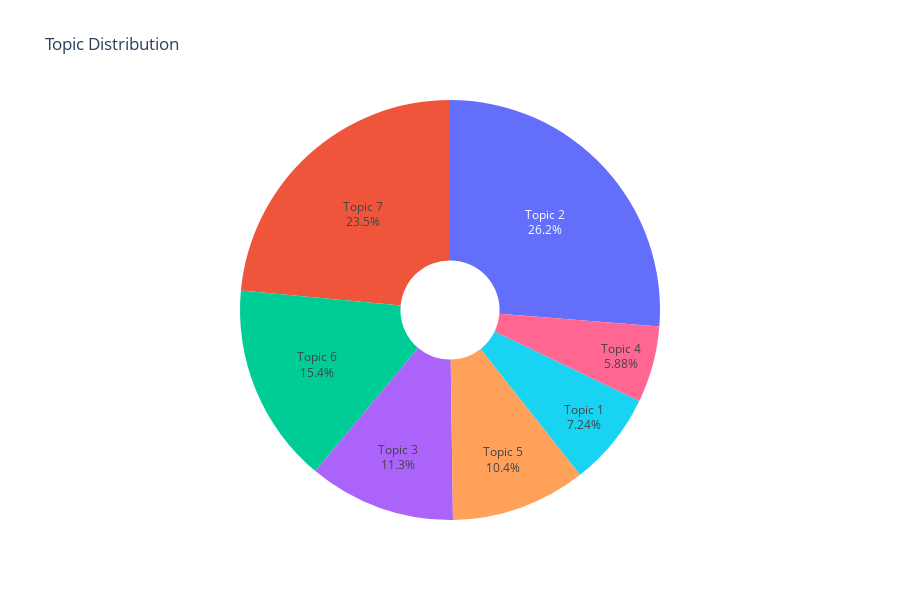

The notebook cell saved with this chart:
### Code cell
# counting number of press releases per topic

# to prevent depreciation warnings
with warnings.catch_warnings():
    warnings.simplefilter('ignore')
    fig = px.pie(df_viz3.topic_nr.value_counts(), values=df_viz3.topic_nr.value_counts().values,
        names=df_viz3.topic_nr.value_counts().index, hole=0.236,
        height=600,
        title='Topic Distribution')
    
    fig.update_traces(textposition='inside', textinfo='percent+label', showlegend=False)
    fig.show()

### Figure 1 — Plotly figure (JSON) as saved in the notebook; plotly's stock layout.template omitted (floating-point values rounded to 4 significant figures)
{"data": [{"domain": {"x": [0, 1], "y": [0, 1]}, "hole": 0.236, "hovertemplate": "label=%{label}<br>value=%{value}<extra></extra>", "labels": ["Topic 2", "Topic 7", "Topic 6", "Topic 3", "Topic 5", "Topic 1", "Topic 4"], "legendgroup": "", "name": "", "showlegend": false, "textinfo": "percent+label", "textposition": "inside", "type": "pie", "values": [58, 52, 34, 25, 23, 16, 13]}], "layout": {"height": 600, "legend": {"tracegroupgap": 0}, "title": {"text": "Topic Distribution"}}}
